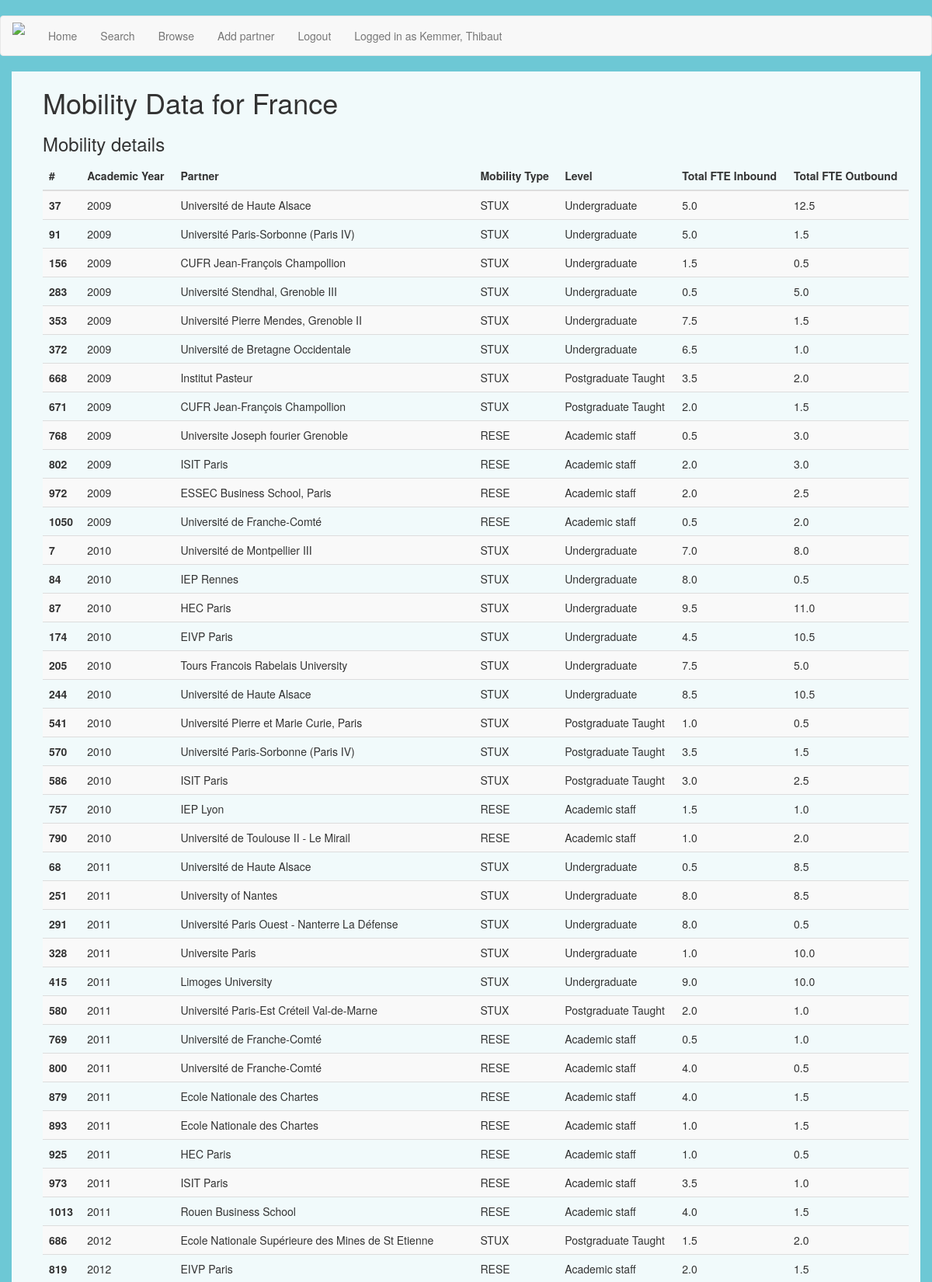
The app's page /mobility/FR (signed in, upper part) with its own data.
### app/models.py (models this page shows, shortened)
class User(UserMixin, db.Model):
	id = db.Column(db.Integer, primary_key=True)
	userid = db.Column(db.String(64), index=True, unique=True)
	fname = db.Column(db.String(64), index=True)
	sname = db.Column(db.String(64), index=True)
	email = db.Column(db.String(120), index=True, unique=True)
	role = db.Column(db.String)
	passwordhash = db.Column(db.String(128))
	collabs = db.relationship('Partner', backref='col_owner', lazy='dynamic')
	reports = db.relationship('Report', backref='report_author', lazy='dynamic')
	def is_admin(self):
		if self.role == 'Admin':
			return True
		else:
			return False
	@login.user_loader
	def load_user(id):
		return User.query.get(int(id))

class Country(db.Model):
	iso = db.Column(db.String, primary_key=True)
	name = db.Column(db.String)

class Mobility(db.Model):
	id = db.Column(db.Integer, primary_key=True)
	agreement = db.Column(db.Integer, db.ForeignKey('agreement.id'))
	mobilitytype = db.Column(db.String, db.ForeignKey('agree_type.code'))
	partner = db.Column(db.Integer, db.ForeignKey('partner.id'))
	level = db.Column(db.String)
	session = db.Column(db.Integer)
	totalout = db.Column(db.Float)
	totalin = db.Column(db.Float)

class Partner(db.Model):
	id = db.Column(db.Integer, primary_key=True)
	name = db.Column(db.String(200), index=True, unique=True)
	offname = db.Column(db.String(200), index=True)
	ptype = db.Column(db.String(128))
	city = db.Column(db.String(128))
	country = db.Column(db.String(128), db.ForeignKey('country.iso'))
	contact = db.Column(db.String(64))
	owner = db.Column(db.Integer, db.ForeignKey('user.id'))
	created_date = db.Column(db.DateTime, index=True, default=datetime.utcnow)
	last_updated = db.Column(db.Date, index=True)
	updated_by = db.Column(db.Integer)
	agreement = db.relationship('Agreement', backref='partner_org', lazy='dynamic')
	visit = db.relationship('Visit', backref='visit_ref', lazy='dynamic')

### app/routes.py (the view)
@app.route('/mobility/<iso>')
@login_required
def mobilitycountry(iso):
	country = Country.query.filter_by(iso=iso).first_or_404()
	mobilities = db.session.query(Mobility.id, Mobility.mobilitytype, Partner.name.label('partner'), Mobility.level, Mobility.session, Mobility.totalin, Mobility.totalout).join(Partner).join(Country).filter_by(iso=iso).order_by(Mobility.session).all()
	balances = db.session.query(Mobility.mobilitytype.label("type"), func.sum(Mobility.totalin).label("totalin"), func.sum(Mobility.totalout).label("totalout")).group_by(Mobility.mobilitytype).join(Partner).join(Country).filter_by(iso=iso).all()
	return render_template('mobilitycountry.html', mobilities=mobilities, balances=balances, country=country)

### app/templates/mobilitycountry.html (shortened to what this page needs)
{% extends "base.html" %}
{% block app_content %}
	<head>
	</head>
	<body>
		<div class="container-fluid" id="container">
			<h1>Mobility Data for {{ country.name }}</h1>
			{% if mobilities %}
        	<h3>Mobility details</h3>
            <table class="table table-striped">
				<thead>
				<tr>
					<th scope="col">#</th>
					<th scope="col">Academic Year</th>
					<th scope="col">Partner</th>
			      	<th scope="col">Mobility Type</th>
			      	<th scope="col">Level</th>
			      	<th scope="col">Total FTE Inbound</th>
			      	<th scope="col">Total FTE Outbound</th>
			    </tr>
				</thead>
				<tbody>
			  	{% for m in mobilities %}
			    <tr>
					<th scope="row">{{ m.id }}</th>
					<td>{{ m.session }}</td>
					<td>{{ m.partner }}</td>
			    	<td>{{ m.mobilitytype }}</td>
			    	<td>{{ m.level }}</td>
					<td>{{ m.totalin }}</td>
			    	<td>{{ m.totalout }}</td>
				</tr>
			    {% endfor %}
				</tbody>
			</table>
			{% else %}
				<h3><p><i>There are no mobilities recorded for this partner yet.</i></p></h3>
			     <br>
			{% endif %}
			</div>
	</body>
{% endblock %}

### app/templates/base.html (shortened to what this page needs)
{% extends 'bootstrap/base.html' %}
{% import 'bootstrap/wtf.html' as wtf %}
{% block navbar %}
	<nav class="navbar navbar-default" id="navbardef">
		<div class="container-fluid">
            <div class="navbar-header">
                <a class="navbar-brand" rel="home" href="{{ url_for('index') }}" title="Home">
                <img style="max-width:100px; margin-top: -7px;"src="https://image.ibb.co/mCLfGy/logo.png">
                </a>
            </div>
            <div class="collapse navbar-collapse" id="bs-example-navbar-collapse-1">
                <ul class="nav navbar-nav">
                    <li><a href="{{ url_for('landing') }}">Home</a></li>
                <ul class="nav navbar-nav navbar-right">
                    {% if current_user.is_anonymous %}
                    <li><a href="{{ url_for('login') }}">Login</a></li>
                    {% else %}
                    <li><a href="{{ url_for('search') }}">Search</a></li>
                    <li><a href="{{ url_for('browsecountry') }}">Browse</a></li>
                    <li><a href="{{ url_for('newpartner') }}">Add partner</a></li>
                    <li><a href="{{ url_for('logout') }}">Logout</a></li>
                    <li><a href="{{ url_for('profile') }}">Logged in as {{ current_user.sname }}, {{ current_user.fname }}</a></li>
                    {% endif %}
                </ul>
            </div>
        </div>
	</nav>
{% endblock %}
{% block content %}
    <head>
    </head>
    <div class="container-fluid">
        {% block app_content %}{% endblock %}
    </div>
{% endblock %}

### app/templates/base.html (style rules this page uses)
body { background-color: #6dc8d5; height: 100%; background-size: cover; background-position: center; background-repeat: no-repeat; padding-top: 20px }

### app/templates/mobilitycountry.html (style rules this page uses)
#container { background: rgba(255, 255, 255, 0.9); padding-bottom: 20px; padding-left: 40px; }
body { height: 100%; background-position: center; background-repeat: no-repeat; background-size: cover; }

### records on screen
User: sname "Kemmer", fname "Thibaut"
Country: name "France"
Mobility: id "37", session "2009", partner "Université de Haute Alsace", mobilitytype "STUX", level "Undergraduate", totalin "5.0", totalout "12.5"
Mobility: id "91", session "2009", partner "Université Paris-Sorbonne (Paris IV)", mobilitytype "STUX", level "Undergraduate", totalin "5.0", totalout "1.5"
Mobility: id "156", session "2009", partner "CUFR Jean-François Champollion", mobilitytype "STUX", level "Undergraduate", totalin "1.5", totalout "0.5"
Mobility: id "283", session "2009", partner "Université Stendhal, Grenoble III", mobilitytype "STUX", level "Undergraduate", totalin "0.5", totalout "5.0"
Mobility: id "353", session "2009", partner "Université Pierre Mendes, Grenoble II", mobilitytype "STUX", level "Undergraduate", totalin "7.5", totalout "1.5"
Mobility: id "372", session "2009", partner "Université de Bretagne Occidentale", mobilitytype "STUX", level "Undergraduate", totalin "6.5", totalout "1.0"
Mobility: id "668", session "2009", partner "Institut Pasteur", mobilitytype "STUX", level "Postgraduate Taught", totalin "3.5", totalout "2.0"
Mobility: id "671", session "2009", partner "CUFR Jean-François Champollion", mobilitytype "STUX", level "Postgraduate Taught", totalin "2.0", totalout "1.5"
Mobility: id "768", session "2009", partner "Universite Joseph fourier Grenoble", mobilitytype "RESE", level "Academic staff", totalin "0.5", totalout "3.0"
Mobility: id "802", session "2009", partner "ISIT Paris", mobilitytype "RESE", level "Academic staff", totalin "2.0", totalout "3.0"
Mobility: id "972", session "2009", partner "ESSEC Business School, Paris", mobilitytype "RESE", level "Academic staff", totalin "2.0", totalout "2.5"
Mobility: id "1050", session "2009", partner "Université de Franche-Comté", mobilitytype "RESE", level "Academic staff", totalin "0.5", totalout "2.0"
Mobility: id "7", session "2010", partner "Université de Montpellier III", mobilitytype "STUX", level "Undergraduate", totalin "7.0", totalout "8.0"
Mobility: id "84", session "2010", partner "IEP Rennes", mobilitytype "STUX", level "Undergraduate", totalin "8.0", totalout "0.5"
Mobility: id "87", session "2010", partner "HEC Paris", mobilitytype "STUX", level "Undergraduate", totalin "9.5", totalout "11.0"
Mobility: id "174", session "2010", partner "EIVP Paris", mobilitytype "STUX", level "Undergraduate", totalin "4.5", totalout "10.5"
Mobility: id "205", session "2010", partner "Tours Francois Rabelais University", mobilitytype "STUX", level "Undergraduate", totalin "7.5", totalout "5.0"
Mobility: id "244", session "2010", partner "Université de Haute Alsace", mobilitytype "STUX", level "Undergraduate", totalin "8.5", totalout "10.5"
Mobility: id "541", session "2010", partner "Université Pierre et Marie Curie, Paris", mobilitytype "STUX", level "Postgraduate Taught", totalin "1.0", totalout "0.5"
Mobility: id "570", session "2010", partner "Université Paris-Sorbonne (Paris IV)", mobilitytype "STUX", level "Postgraduate Taught", totalin "3.5", totalout "1.5"
Mobility: id "586", session "2010", partner "ISIT Paris", mobilitytype "STUX", level "Postgraduate Taught", totalin "3.0", totalout "2.5"
Mobility: id "757", session "2010", partner "IEP Lyon", mobilitytype "RESE", level "Academic staff", totalin "1.5", totalout "1.0"
Mobility: id "790", session "2010", partner "Université de Toulouse II - Le Mirail", mobilitytype "RESE", level "Academic staff", totalin "1.0", totalout "2.0"
Mobility: id "68", session "2011", partner "Université de Haute Alsace", mobilitytype "STUX", level "Undergraduate", totalin "0.5", totalout "8.5"
Mobility: id "251", session "2011", partner "University of Nantes", mobilitytype "STUX", level "Undergraduate", totalin "8.0", totalout "8.5"
Mobility: id "291", session "2011", partner "Université Paris Ouest - Nanterre La Défense", mobilitytype "STUX", level "Undergraduate", totalin "8.0", totalout "0.5"
Mobility: id "328", session "2011", partner "Universite Paris", mobilitytype "STUX", level "Undergraduate", totalin "1.0", totalout "10.0"
Mobility: id "415", session "2011", partner "Limoges University", mobilitytype "STUX", level "Undergraduate", totalin "9.0", totalout "10.0"
Mobility: id "580", session "2011", partner "Université Paris-Est Créteil Val-de-Marne", mobilitytype "STUX", level "Postgraduate Taught", totalin "2.0", totalout "1.0"
Mobility: id "769", session "2011", partner "Université de Franche-Comté", mobilitytype "RESE", level "Academic staff", totalin "0.5", totalout "1.0"
Mobility: id "800", session "2011", partner "Université de Franche-Comté", mobilitytype "RESE", level "Academic staff", totalin "4.0", totalout "0.5"
Mobility: id "879", session "2011", partner "Ecole Nationale des Chartes", mobilitytype "RESE", level "Academic staff", totalin "4.0", totalout "1.5"
Mobility: id "893", session "2011", partner "Ecole Nationale des Chartes", mobilitytype "RESE", level "Academic staff", totalin "1.0", totalout "1.5"
Mobility: id "925", session "2011", partner "HEC Paris", mobilitytype "RESE", level "Academic staff", totalin "1.0", totalout "0.5"
Mobility: id "973", session "2011", partner "ISIT Paris", mobilitytype "RESE", level "Academic staff", totalin "3.5", totalout "1.0"
Mobility: id "1013", session "2011", partner "Rouen Business School", mobilitytype "RESE", level "Academic staff", totalin "4.0", totalout "1.5"
Mobility: id "686", session "2012", partner "Ecole Nationale Supérieure des Mines de St Etienne", mobilitytype "STUX", level "Postgraduate Taught", totalin "1.5", totalout "2.0"
Mobility: id "819", session "2012", partner "EIVP Paris", mobilitytype "RESE", level "Academic staff", totalin "2.0", totalout "1.5"
